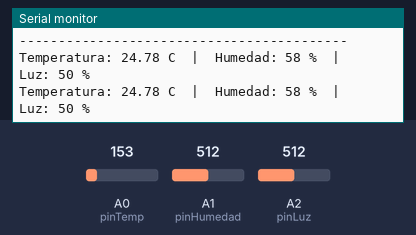
The sketch below on a simulated Arduino Uno, built with avr-gcc and run on an emulated ATmega328P. On the bench: the last lines printed to the serial monitor. The inputs (shaded band) are chosen by the test bench; at power-on: A0 (pinTemp) = 153, A1 (pinHumedad) = 512, A2 (pinLuz) = 512. Random numbers use the default seed unless the sketch sets one.

Above: at 2.8 s.
2.9 s: A0 (pinTemp) set to 165
At 4.5 s:
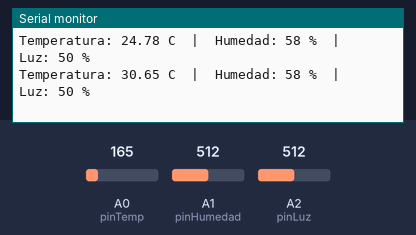
5.6 s: A1 (pinHumedad) set to 716
At 7.2 s:
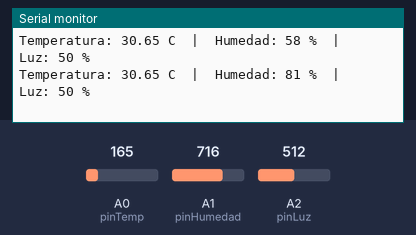
8.3 s: A2 (pinLuz) set to 716
At 10.8 s:
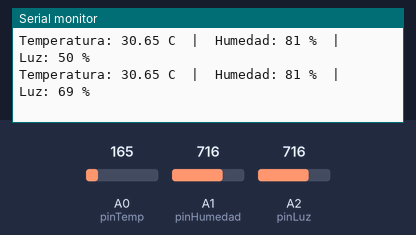
11.0 s: A0 (pinTemp) set to 175
At 13.1 s:
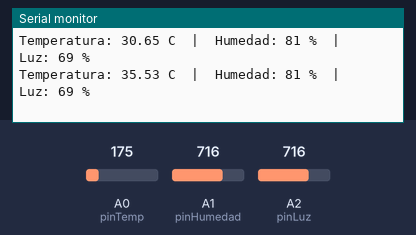
13.7 s: A1 (pinHumedad) set to 900
At 14.7 s:
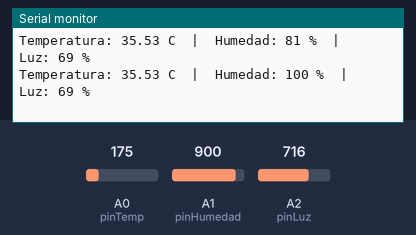
16.4 s: A2 (pinLuz) set to 900
At 19.1 s:
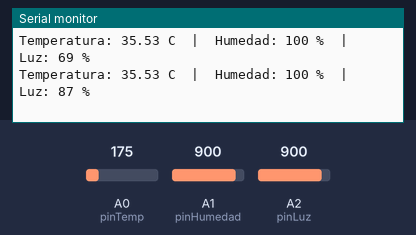
Timing chart, 0 to 20.1 s (numbered marks = the images above; inputs shaded):
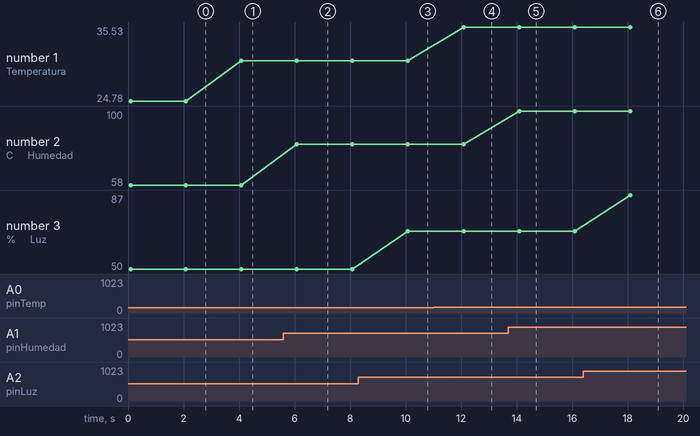

The sketch:

sensores.ino
```cpp
struct RegistroClimatico {
  float temperatura;
  int humedad;
  int luz;
};

const int pinTemp = A0;      // Temp
const int pinHumedad = A1;   // Hum
const int pinLuz = A2;       // Luz

void setup() {
  Serial.begin(9600);// baudios o pulsos
  Serial.println("Iniciando captura de datos climáticos...");
  Serial.println("------------------------------------------");
}

void loop() {
  RegistroClimatico medicion;

  int lecturaTemp = analogRead(pinTemp);

  float voltaje = lecturaTemp * (5.0 / 1023.0);

  medicion.temperatura = (voltaje - 0.5) * 100.0;// documentacion tmp36

  int lecturaHum = analogRead(pinHumedad);
  // el sensor hum de 0 (seco) a ~876 (sumergido) mapeo 1-100.
  medicion.humedad = map(lecturaHum, 0, 876, 0, 100);

  if (medicion.humedad > 100) medicion.humedad = 100; // Tope máximo

  int lecturaLuz = analogRead(pinLuz);
  // sensor luz de 0 a 1023 a un porcentaje de 0 a 100%
  medicion.luz = map(lecturaLuz, 0, 1023, 0, 100);

  Serial.print("Temperatura: ");
  Serial.print(medicion.temperatura);
  Serial.print(" C  |  ");

  Serial.print("Humedad: ");
  Serial.print(medicion.humedad);
  Serial.print(" %  |  ");

  Serial.print("Luz: ");
  Serial.print(medicion.luz);
  Serial.println(" %");

  delay(2000);
}
```

batallanavalv3.cpp
```cpp
#include <stdio.h>
#include <stdlib.h>
#include <time.h>
#include <string.h>

struct record {
    char nombre[50];
    int disparos;
};

struct disparo {
    int fila;
    int columna;
};

struct EstadoJuego {
    char *tablero;               // Tablero dinámico
    int n;
    int barcoF;
    int barcoC;
    int opcion;
    int tiros;
    int gano;
    char nombreActual[50];
    struct disparo *historial;
    struct record ranking;
};

void inicializarTablero(struct EstadoJuego *juego);
void mostrarTablero(struct EstadoJuego *juego);
int realizarDisparo(struct EstadoJuego *juego, int f, int c);

int main() {
  struct EstadoJuego mega;

  strcpy(mega.ranking.nombre, "Lucho");
  mega.ranking.disparos = 9999999;

  srand(time(NULL));

  do {
    printf("\n=== TP3 INFORMATICA II ===\n");

    if (mega.ranking.disparos < 9999998) {
        printf("El cadete del mes: %s con %d tiros\n", mega.ranking.nombre, mega.ranking.disparos);
    }

    printf("1. Iniciar Combate\n2. Salir\nSeleccione: ");
    scanf("%d", &mega.opcion);

    if (mega.opcion == 1) {
      printf("Tamano del tablero: ");
      scanf("%d", &mega.n);

      inicializarTablero(&mega);

      printf("Cual es tu nombre muchacho: ");
      scanf("%s", mega.nombreActual);

      while (!mega.gano) {
        mostrarTablero(&mega);
        printf("Disparo actual: %d\n", mega.tiros + 1);

        int f_actual, c_actual;
        printf("Coordenadas:\nFila: ");
        scanf("%d", &f_actual);
        printf("Columna: ");
        scanf("%d", &c_actual);

        int res = realizarDisparo(&mega, f_actual, c_actual);

        if (res != -1) {
          mega.tiros++;

          mega.historial = (struct disparo *)realloc(mega.historial, mega.tiros * sizeof(struct disparo));

          if (mega.historial == NULL) {
            printf("Error fatal: No hay memoria suficiente.\n");
            return 1;
          }

          mega.historial[mega.tiros - 1].fila = f_actual;
          mega.historial[mega.tiros - 1].columna = c_actual;

          if (res == 1) mega.gano = 1; // Le dio al barco
        }
      }

      mostrarTablero(&mega);

      if (mega.gano) {
        printf("\nTreinta anos navegando he visto ese tiro exactamente... una vez. Y era yo. Asi que no te pongas muy comodo, entendiste %s?\nLe diste en %d canonazos.\n", mega.nombreActual, mega.tiros);

        if (mega.tiros < mega.ranking.disparos) {
          printf("\n¡NUEVO RECORD!\nComo quieres ser recordado muchacho?: ");
          scanf("%s", mega.ranking.nombre);
          mega.ranking.disparos = mega.tiros;
        }
      }

      printf("\n--- SECUENCIA DE DISPAROS ---\n");
      for (int i = 0; i < mega.tiros; i++) {
      printf("Tiro %d: Fila %d, Columna %d\n", i + 1, mega.historial[i].fila, mega.historial[i].columna);
      }

      free(mega.tablero);
      free(mega.historial);
    }
  }
  while (mega.opcion != 2);

  return 0;
}

void inicializarTablero(struct EstadoJuego *juego) {

    juego->tablero = (char *)malloc(juego->n * juego->n * sizeof(char));
    juego->tiros = 0;
    juego->gano = 0;
    juego->historial = NULL; // Vital para que el primer realloc funcione como malloc

    // Llenamos de '.' usando aritmética de punteros aplanada
    for (int i = 0; i < (juego->n * juego->n); i++) {
        juego->tablero[i] = '.';
    }

    // Posicionamos el barco
    juego->barcoF = rand() % juego->n;
    juego->barcoC = rand() % juego->n;
}

void mostrarTablero(struct EstadoJuego *juego) {
    printf("\n    ");
    for (int i = 0; i < juego->n; i++) printf("%2d ", i);
    printf("\n");

    for (int i = 0; i < juego->n; i++) {
        printf("%2d |", i);
        for (int j = 0; j < juego->n; j++) {
            // Aritmética para arreglo 1D: (fila * n) + columna
            printf(" %c ", juego->tablero[(i * juego->n) + j]);
        }
        printf("\n");
    }
}

int realizarDisparo(struct EstadoJuego *juego, int f, int c) {
    // Validar límites
    if (f < 0 || f >= juego->n || c < 0 || c >= juego->n) {
        printf("\nTecnicamente... no fallaste. Para fallar, la bala tiene que haber tenido alguna posibilidad de dar. Lo tuyo fue otra cosa. Lo tuyo fue... arte.\n!\n");
        return -1; // -1 indica disparo inválido
    }

    // Validar si ya disparó ahí
    if (juego->tablero[(f * juego->n) + c] != '.') {
        printf("\nYa has disparado ahi, y ya has fallado ahi! Te perdonare la bala por esta vez recluta.\n");
        return -1;
    }

    // Comprobar si acertó
    if (f == juego->barcoF && c == juego->barcoC) {
        juego->tablero[(f * juego->n) + c] = 'B';
        return 1; // 1 indica que ganó
    } else {
        juego->tablero[(f * juego->n) + c] = 'A';
        printf("\nAGUA!\n");
        return 0; // 0 indica que falló, pero el disparo cuenta
    }
}
```

Measured:
- after the input at 2.9 s, the serial monitor: prints a new line after 1.2 s (image 1)
- after the input at 5.6 s, the serial monitor: prints a new line after 0.48 s (image 2)
- after the input at 8.3 s, the serial monitor: prints a new line after 1.8 s (image 3)
- after the input at 11.0 s, the serial monitor: prints a new line after 1.1 s (image 4)
- after the input at 13.7 s, the serial monitor: prints a new line after 0.39 s (image 5)
- after the input at 16.4 s, the serial monitor: prints a new line after 1.7 s (image 6)
- plotted number 1: 24.78 → 30.65 after the input at 2.9 s, 30.65 → 35.53 after the input at 11.0 s
- plotted number 2: 58 → 81 after the input at 5.6 s, 81 → 100 after the input at 13.7 s
